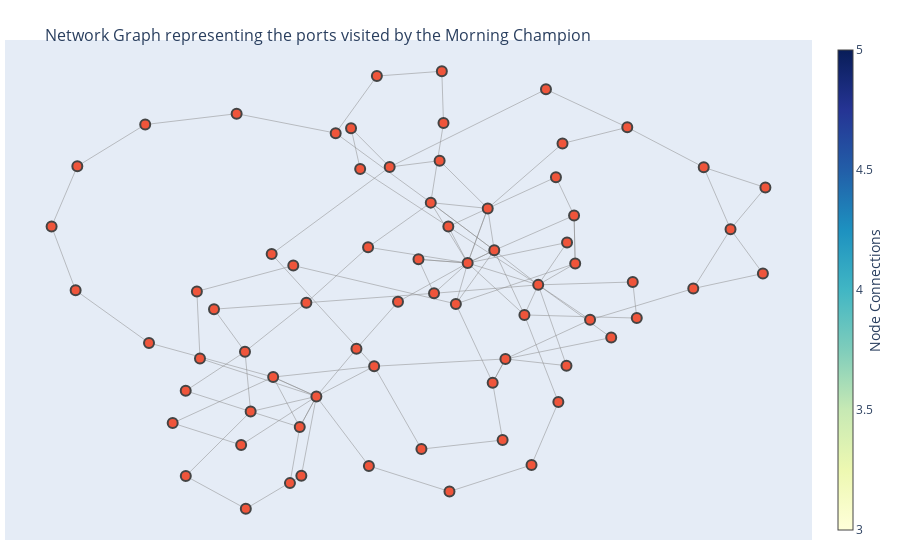

The notebook cell saved with this chart:
### Code cell
import plotly.graph_objects as go

edge_x = []
edge_y = []
for edge in G.edges():
    x0, y0 = pos[edge[0]]
    x1, y1 = pos[edge[1]]
    edge_x.append(x0)
    edge_x.append(x1)
    edge_x.append(None)
    edge_y.append(y0)
    edge_y.append(y1)
    edge_y.append(None)

edge_trace = go.Scatter(
    x=edge_x, y=edge_y,
    line=dict(width=0.5, color='#888'),
    hoverinfo='none',
    mode='lines')

node_x = []
node_y = []
for node in G.nodes():
    x, y = pos[node]
    node_x.append(x)
    node_y.append(y)

node_trace = go.Scatter(
    x=node_x, y=node_y,
    mode='markers',
    hoverinfo='text',
    marker=dict(
        showscale=True,
        # color scale options
        colorscale='YlGnBu',
        size=10,
        colorbar=dict(
            thickness=15,
            title='Node Connections',
            xanchor='left',
            titleside='right'
        ),
        line_width=2))

node_trace.text = [node for node in G.nodes()]

fig = go.Figure(data=[edge_trace, node_trace],
             layout=go.Layout(
                title='<br>Network Graph representing the ports visited by the Morning Champion',
                titlefont_size=16,
                showlegend=False,
                hovermode='closest',
                margin=dict(b=20,l=5,r=5,t=40),
                xaxis=dict(showgrid=False, zeroline=False, showticklabels=False),
                yaxis=dict(showgrid=False, zeroline=False, showticklabels=False))
                )
fig.show()

### Figure 1 — Plotly figure (JSON) as saved in the notebook; plotly's stock layout.template omitted (floating-point values rounded to 4 significant figures; data arrays with more than 128 entries replaced by an {"elided": "..."} marker saying what was removed)
{"data": [{"hoverinfo": "none", "line": {"color": "#888", "width": 0.5}, "mode": "lines", "type": "scatter", "x": {"elided": "357 float values"}, "y": {"elided": "357 float values"}}, {"hoverinfo": "text", "marker": {"colorbar": {"thickness": 15, "title": {"side": "right", "text": "Node Connections"}, "xanchor": "left"}, "colorscale": [[0, "rgb(255,255,217)"], [0.125, "rgb(237,248,177)"], [0.25, "rgb(199,233,180)"], [0.375, "rgb(127,205,187)"], [0.5, "rgb(65,182,196)"], [0.625, "rgb(29,145,192)"], [0.75, "rgb(34,94,168)"], [0.875, "rgb(37,52,148)"], [1, "rgb(8,29,88)"]], "line": {"width": 2}, "showscale": true, "size": 10}, "mode": "markers", "text": ["Le Havre", "Wallhamn", "Bremerhaven", "Antwerpen", "Southampton", "Djibouti", "Keelung (Chilung)", "Shanghai", "Tianjin Xingang Port", "Pyeongtaek", "Masan", "San Antonio", "Incheon", "Qingdao", "Salalah", "Jeddah", "Mokpo", "Ulsan", "Kobe", "Tacoma", "Long Beach", "Port Hueneme", "Gunsan", "Taicang Port", "Manta", "Buenaventura", "Durban", "Tema", "Dakar", "Port Klang (Pelabuhan Klang)", "Singapore", "Tanjung Priok", "Hong Kong", "Gwangyang", "Yantai Port", "Nagoya, Aichi", "Yokohama", "Port-of-Spain", "San Juan", "Kingston", "Nassau", "Tilbury", "Teesport", "Mombasa", "Dar es Salaam", "Toamasina", "Luanda", "Abidjan", "Vigo", "Santander", "Zeebrugge", "Brunswick", "Galveston", "Veracruz", "Colon", "Barcelona", "Aqaba", "Sohar", "Jebel Ali", "Mina Khalifa/Abu Dhabi", "Hamad", "Khalifa Bin Salman Port", "Ad Dammam", "Shuwaikh", "Mumbai (ex Bombay)", "Laem Chabang", "Qianwan", "Callao", "Iquique", "Tarragona", "Immingham"], "type": "scatter", "x": [-0.3344, -0.3071, -0.2607, -0.3814, -0.0994, 0.2672, 0.4376, 0.3588, 0.1078, 0.1618, 0.2361, 0.3202, 0.02438, 0.06784, 0.5626, 0.2316, 0.1288, 0.05872, -0.2068, -0.09176, 0.08963, 0.09424, 0.2178, 0.4083, 0.4589, 0.462, -0.2887, -0.46, -0.4442, -0.3855, -0.056, -0.1639, -0.1384, 0.4392, -0.1163, -0.4834, -0.7386, -0.9282, -1, -0.9329, -0.728, -0.6619, -0.4707, -0.5857, -0.5943, -0.3252, -0.5466, -0.6255, -0.6253, -0.4577, -0.3026, -0.1141, 0.111, 0.3401, 0.415, 0.03261, 0.2594, 0.5035, 0.7917, 0.9861, 0.8957, 0.9931, 0.8209, 0.6074, 0.3804, 0.08345, 0.4265, 0.6227, 0.6339, -0.03281, -0.1488], "y": [-0.8154, -0.5787, -0.4492, -0.3674, -0.3219, -0.2909, -0.3193, 0.02196, 0.2682, 0.1142, 0.1678, -0.1051, 0.1299, -0.01369, -0.2007, -0.3916, -0.05842, 0.3693, 0.6629, 0.904, 0.9243, 0.7054, 0.345, 0.477, 0.3151, 0.1121, -0.05341, -0.2603, -0.5131, 0.152, 0.5198, 0.6837, 0.5118, 0.2009, 0.181, 0.7449, 0.6991, 0.5233, 0.2683, -0.001196, -0.2233, -0.5619, -0.6543, -0.2887, -0.005624, 0.1036, -0.08067, -0.4256, -0.7855, -0.9236, -0.7844, -0.7426, -0.8508, -0.7386, -0.4732, -0.6717, -0.6335, -0.1258, 0.006444, 0.0699, 0.257, 0.4331, 0.5185, 0.6875, 0.8479, 0.5465, 0.6191, 0.03425, -0.1183, -0.04952, -0.2479]}], "layout": {"hovermode": "closest", "margin": {"b": 20, "l": 5, "r": 5, "t": 40}, "showlegend": false, "title": {"font": {"size": 16}, "text": "<br>Network Graph representing the ports visited by the Morning Champion"}, "xaxis": {"showgrid": false, "showticklabels": false, "zeroline": false}, "yaxis": {"showgrid": false, "showticklabels": false, "zeroline": false}}}
